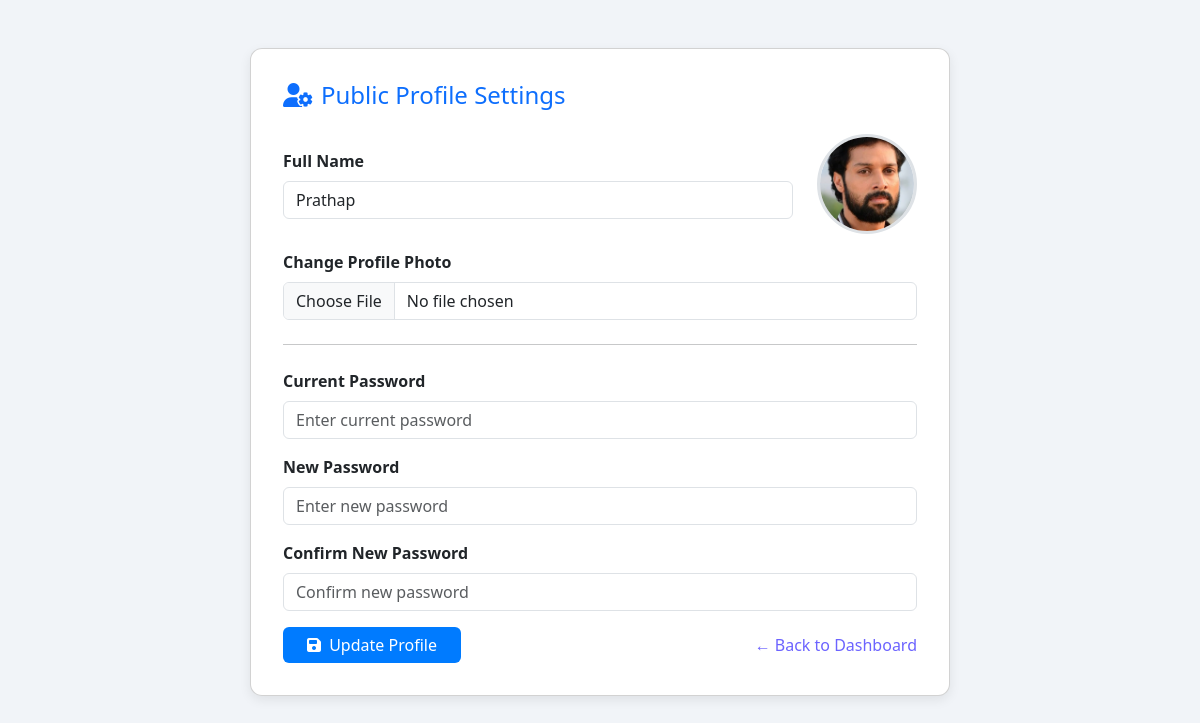
The app's page /user/public/public_settings.php (signed in) with its own data.
### tables this page shows
CREATE TABLE `public_users` (
  `id` int(11) NOT NULL,
  `username` varchar(50) DEFAULT NULL,
  `password` varchar(255) DEFAULT NULL,
  `full_name` varchar(100) DEFAULT NULL,
  `email` varchar(100) DEFAULT NULL,
  `phone` varchar(15) DEFAULT NULL,
  `location` varchar(100) DEFAULT NULL,
  `gender` varchar(10) DEFAULT NULL,
  `photo` varchar(255) DEFAULT NULL,
  `created_at` timestamp NOT NULL DEFAULT current_timestamp()
);

### user/public/public_settings.php (the view, shortened to what this page needs)
<?php
$conn = new mysqli("localhost", "root", "", "relieflink");
$username = $_SESSION['public_username'];
$user = $conn->query("SELECT * FROM public_users WHERE username = '$username'")->fetch_assoc();
?>
<!DOCTYPE html>
<html lang="en">
<head>
  <link href="https://cdn.jsdelivr.net/npm/bootstrap@5.3.3/dist/css/bootstrap.min.css" rel="stylesheet">
</head>
<body class="py-5">
<div class="container">
  <div class="card mx-auto" style="max-width: 700px;">
    <h4 class="mb-4 text-primary"><i class="fas fa-user-cog me-2"></i>Public Profile Settings</h4>
    <form method="POST" enctype="multipart/form-data">
      <div class="mb-3 profile-section">
        <div class="flex-grow-1">
          <label class="form-label">Full Name</label>
          <input type="text" name="full_name" class="form-control" value="<?= htmlspecialchars($user['full_name']) ?>" required>
        </div>
        <div>
          <?php if ($user['photo']): ?>
            <img src="uploads/<?= $user['photo'] ?>" alt="Profile Photo" class="profile-img">
          <?php endif; ?>
        </div>
      </div>
      <div class="mb-3">
        <label class="form-label">Change Profile Photo</label>
        <input type="file" name="photo" class="form-control">
      </div>
      <hr class="my-4">
      <div class="mb-3">
        <label class="form-label">Current Password</label>
        <input type="password" name="current_password" class="form-control" placeholder="Enter current password">
      </div>
      <div class="mb-3">
        <label class="form-label">New Password</label>
        <input type="password" name="new_password" class="form-control" placeholder="Enter new password">
      </div>
      <div class="mb-3">
        <label class="form-label">Confirm New Password</label>
        <input type="password" name="confirm_password" class="form-control" placeholder="Confirm new password">
      </div>
      <div class="d-flex justify-content-between align-items-center">
        <button class="btn btn-primary px-4">
          <i class="fas fa-save me-1"></i> Update Profile
        </button>
        <a href="public_dashboard.php" class="back-link">← Back to Dashboard</a>
      </div>
    </form>
  </div>
</div>
</body>
</html>

### user/public/public_settings.php (style rules this page uses)
body { background-color: #f1f4f8; font-family: 'Segoe UI', sans-serif; }
.card { background: #fff; border-radius: 12px; padding: 2rem; box-shadow: 0 4px 12px rgba(0,0,0,0.08); }
.form-label { font-weight: 600; }
.profile-section { display: flex; align-items: center; gap: 1.5rem; flex-wrap: wrap; }
.profile-img { width: 100px; height: 100px; object-fit: cover; border-radius: 50%; border: 3px solid #dee2e6; }
.btn-primary { background-color: #007bff; border: none; }
.form-control { border-radius: 6px; }
.back-link { text-decoration: none; color: #6c63ff; font-weight: 500; }

### records on screen
public_users: full_name "Prathap", photo (picture)
